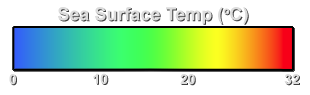
#> input picture tools/sst_colorbar.png, 310 x 95 px
$ python sample_colorbar.py sst_colorbar.png 5 5 5 5 1.0 1.0 3
#> lines starting #> are read from the running program, lines starting #| are printed output that depends on the picture
# Owner: Aahana · Support: Celene
"""Sample a colorbar image and print the "stops" JSON array for a dataset config.

Usage:
    python tools/sample_colorbar.py IMAGE X1 Y1 X2 Y2 MIN MAX N [--show PREVIEW]

    IMAGE   screenshot / frame that contains the colorbar (PNG or JPG)
    X1 Y1   pixel at the start of the colorbar (the MIN end)
    X2 Y2   pixel at the end of the colorbar (the MAX end)
    MIN MAX data values at the two ends (e.g. 0 30 for °C)
    N       number of stops to sample (e.g. 16)
    --show  optional output path to save a visual preview with sample points marked

Example:
    python tools/sample_colorbar.py tools/sst_frame.png 400 690 880 690 0 30 16

Each sample averages a 3x3 patch to smooth out compression noise.
Paste the printed array into "colorbar": { "stops": [...] } in datasets/<id>.json.
"""

import argparse
import json

import numpy as np
from PIL import Image, ImageDraw


def sample_stops(path, x1, y1, x2, y2, vmin, vmax, n, show_path=None):
#> called with path = 'sst_colorbar.png', x1 = 5, y1 = 5, x2 = 5, y2 = 5, vmin = 1, vmax = 1, n = 3
    pil_img = Image.open(path).convert("RGB")
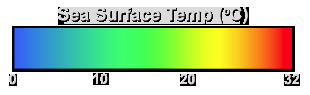
#> pil_img: PIL image 310x95 RGB; mean R, G, B 179.5, 202.5, 165.3
    img = np.asarray(pil_img, dtype=np.float32)
    h, w, _ = img.shape
#> h = 95; w = 310
    stops = []
    points = []
    for i in range(n):
        t = i / (n - 1) if n > 1 else 0.0
        x = round(x1 + (x2 - x1) * t)
        y = round(y1 + (y2 - y1) * t)
        points.append((x, y))
        patch = img[max(0, y - 1):min(h, y + 2), max(0, x - 1):min(w, x + 2)]
        rgb = [int(round(c)) for c in patch.reshape(-1, 3).mean(axis=0)]
        value = round(vmin + (vmax - vmin) * t, 3)
        stops.append({"rgb": rgb, "value": value})
#> after the loop, points = [(5, 5), (5, 5), (5, 5)]; stops = 3 items

    if show_path:
        preview = pil_img.copy()
        draw = ImageDraw.Draw(preview)
        # Draw sampling line
        draw.line([(x1, y1), (x2, y2)], fill=(255, 255, 255), width=1)
        for (x, y) in points:
            draw.rectangle([x - 2, y - 2, x + 2, y + 2], outline=(0, 0, 0), fill=(255, 255, 255))
        preview.save(show_path)

    return stops


def main():
    p = argparse.ArgumentParser(description="Sample colorbar stops from an image.")
    p.add_argument("image")
    p.add_argument("x1", type=int)
    p.add_argument("y1", type=int)
    p.add_argument("x2", type=int)
    p.add_argument("y2", type=int)
    p.add_argument("min", type=float)
    p.add_argument("max", type=float)
    p.add_argument("n", type=int)
    p.add_argument("--show", type=str, default=None, help="Save preview PNG with sample points marked")
    a = p.parse_args()

    if a.n < 2:
        p.error("N must be at least 2")

    stops = sample_stops(a.image, a.x1, a.y1, a.x2, a.y2, a.min, a.max, a.n, a.show)
#> stops = 3 items
    print("[")
    print(",\n".join("  " + json.dumps(s) for s in stops))
#|   {"rgb": [255, 255, 255], "value": 1.0},
#|   {"rgb": [255, 255, 255], "value": 1.0},
#|   {"rgb": [255, 255, 255], "value": 1.0}
    print("]")


if __name__ == "__main__":
    main()
